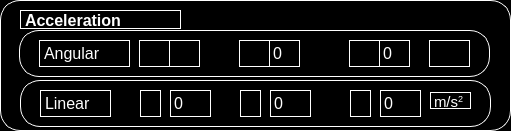
     <widget class="QWidget" name="widget_15" native="true">
      <property name="geometry">
       <rect>
        <x>10</x>
        <y>90</y>
        <width>511</width>
        <height>131</height>
       </rect>
      </property>
      <property name="styleSheet">
       <string notr="true">background-color:rgb(0, 0, 0);
border-color: rgb(243, 243, 243);
border-radius: 20px ;
border-width: 5rem;
border: 1px solid  rgb(255, 255, 255);</string>
      </property>
      <widget class="QLabel" name="label_14">
       <property name="geometry">
        <rect>
         <x>20</x>
         <y>10</y>
         <width>161</width>
         <height>21</height>
        </rect>
       </property>
       <property name="styleSheet">
        <string notr="true">border: 1rem solid black;
font-family: 'Courier New';
font-style: normal;
font-weight: 700;
font-size: 16px;
line-height: 18px;
color: #F6F7FA;
margin-bottom: 2px;
padding-right:2px;
</string>
       </property>
       <property name="text">
        <string>&lt;html&gt;&lt;head/&gt;&lt;body&gt;&lt;p&gt;&lt;span style=&quot; font-size:12pt; font-weight:600; color:#ffffff;&quot;&gt;Acceleration&lt;/span&gt;&lt;/p&gt;&lt;/body&gt;&lt;/html&gt;</string>
       </property>
      </widget>
      <widget class="QWidget" name="widget_27" native="true">
       <property name="geometry">
        <rect>
         <x>19</x>
         <y>30</y>
         <width>471</width>
         <height>51</height>
        </rect>
       </property>
       <property name="styleSheet">
        <string notr="true">margin-bottom: 4px;</string>
       </property>
       <widget class="QLabel" name="label_94">
        <property name="geometry">
         <rect>
          <x>20</x>
          <y>10</y>
          <width>91</width>
          <height>31</height>
         </rect>
        </property>
        <property name="styleSheet">
         <string notr="true">border: 1rem solid black;
font-family: 'Courier New';
font-style: normal;
font-weight: 400;
font-size: 16px;
line-height: 18px;
color: #F6F7FA;</string>
        </property>
        <property name="text">
         <string>&lt;html&gt;&lt;head/&gt;&lt;body&gt;&lt;p&gt;&lt;span style=&quot; font-size:12pt; color:#ffffff;&quot;&gt;Angular&lt;/span&gt;&lt;/p&gt;&lt;/body&gt;&lt;/html&gt;</string>
        </property>
       </widget>
       <widget class="QLabel" name="label_96">
        <property name="geometry">
         <rect>
          <x>150</x>
          <y>10</y>
          <width>31</width>
          <height>31</height>
         </rect>
        </property>
        <property name="styleSheet">
         <string notr="true">border: 1rem solid black;</string>
        </property>
        <property name="text">
         <string>&lt;html&gt;&lt;head/&gt;&lt;body&gt;&lt;p&gt;&lt;span style=&quot; font-size:12pt;&quot;&gt;0&lt;/span&gt;&lt;/p&gt;&lt;/body&gt;&lt;/html&gt;</string>
        </property>
       </widget>
       <widget class="QLabel" name="label_98">
        <property name="geometry">
         <rect>
          <x>410</x>
          <y>10</y>
          <width>41</width>
          <height>31</height>
         </rect>
        </property>
        <property name="styleSheet">
         <string notr="true">border: 1rem solid black;</string>
        </property>
        <property name="text">
         <string>&lt;html&gt;&lt;head/&gt;&lt;body&gt;&lt;p&gt;rad/s&lt;span style=&quot; vertical-align:super;&quot;&gt;2&lt;/span&gt;&lt;/p&gt;&lt;/body&gt;&lt;/html&gt;</string>
        </property>
       </widget>
       <widget class="QLabel" name="label_108">
        <property name="geometry">
         <rect>
          <x>250</x>
          <y>10</y>
          <width>31</width>
          <height>31</height>
         </rect>
        </property>
        <property name="styleSheet">
         <string notr="true">border: 1rem solid black;</string>
        </property>
        <property name="text">
         <string>&lt;html&gt;&lt;head/&gt;&lt;body&gt;&lt;p&gt;&lt;span style=&quot; font-size:12pt; color:#ffffff;&quot;&gt;0&lt;/span&gt;&lt;/p&gt;&lt;/body&gt;&lt;/html&gt;</string>
        </property>
       </widget>
       <widget class="QLabel" name="label_121">
        <property name="geometry">
         <rect>
          <x>360</x>
          <y>10</y>
          <width>31</width>
          <height>31</height>
         </rect>
        </property>
        <property name="styleSheet">
         <string notr="true">border: 1rem solid black;</string>
        </property>
        <property name="text">
         <string>&lt;html&gt;&lt;head/&gt;&lt;body&gt;&lt;p&gt;&lt;span style=&quot; font-size:12pt; color:#ffffff;&quot;&gt;0&lt;/span&gt;&lt;/p&gt;&lt;/body&gt;&lt;/html&gt;</string>
        </property>
       </widget>
       <widget class="QLabel" name="label_122">
        <property name="geometry">
         <rect>
          <x>330</x>
          <y>10</y>
          <width>31</width>
          <height>31</height>
         </rect>
        </property>
        <property name="styleSheet">
         <string notr="true">border: 1rem solid black;</string>
        </property>
        <property name="text">
         <string>&lt;html&gt;&lt;head/&gt;&lt;body&gt;&lt;p&gt;&lt;span style=&quot; font-size:12pt;&quot;&gt;Z=&lt;/span&gt;&lt;/p&gt;&lt;/body&gt;&lt;/html&gt;</string>
        </property>
       </widget>
       <widget class="QLabel" name="label_119">
        <property name="geometry">
         <rect>
          <x>220</x>
          <y>10</y>
          <width>31</width>
          <height>31</height>
         </rect>
        </property>
        <property name="styleSheet">
         <string notr="true">border: 1rem solid black;</string>
        </property>
        <property name="text">
         <string>&lt;html&gt;&lt;head/&gt;&lt;body&gt;&lt;p&gt;&lt;span style=&quot; font-size:12pt;&quot;&gt;Y=&lt;/span&gt;&lt;/p&gt;&lt;/body&gt;&lt;/html&gt;</string>
        </property>
       </widget>
       <widget class="QLabel" name="label_120">
        <property name="geometry">
         <rect>
          <x>120</x>
          <y>10</y>
          <width>31</width>
          <height>31</height>
         </rect>
        </property>
        <property name="styleSheet">
         <string notr="true">border: 1rem solid black;</string>
        </property>
        <property name="text">
         <string>&lt;html&gt;&lt;head/&gt;&lt;body&gt;&lt;p&gt;&lt;span style=&quot; font-size:12pt;&quot;&gt;X=&lt;/span&gt;&lt;/p&gt;&lt;/body&gt;&lt;/html&gt;</string>
        </property>
       </widget>
      </widget>
      <widget class="QWidget" name="widget_28" native="true">
       <property name="geometry">
        <rect>
         <x>20</x>
         <y>80</y>
         <width>471</width>
         <height>51</height>
        </rect>
       </property>
       <property name="styleSheet">
        <string notr="true">margin-bottom: 4px;</string>
       </property>
       <widget class="QLabel" name="label_95">
        <property name="geometry">
         <rect>
          <x>20</x>
          <y>10</y>
          <width>71</width>
          <height>31</height>
         </rect>
        </property>
        <property name="styleSheet">
         <string notr="true">border: 1rem solid black;
font-family: 'Courier New';
font-style: normal;
font-weight: 400;
font-size: 16px;
line-height: 18px;
color: #F6F7FA;</string>
        </property>
        <property name="text">
         <string>&lt;html&gt;&lt;head/&gt;&lt;body&gt;&lt;p&gt;&lt;span style=&quot; font-size:12pt; color:#ffffff;&quot;&gt;Linear&lt;/span&gt;&lt;/p&gt;&lt;/body&gt;&lt;/html&gt;</string>
        </property>
       </widget>
       <widget class="QLabel" name="label_97">
        <property name="geometry">
         <rect>
          <x>150</x>
          <y>10</y>
          <width>41</width>
          <height>31</height>
         </rect>
        </property>
        <property name="styleSheet">
         <string notr="true">border: 1rem solid black;</string>
        </property>
        <property name="text">
         <string>&lt;html&gt;&lt;head/&gt;&lt;body&gt;&lt;p&gt;&lt;span style=&quot; font-size:12pt; color:#ffffff;&quot;&gt;0&lt;/span&gt;&lt;/p&gt;&lt;/body&gt;&lt;/html&gt;</string>
        </property>
       </widget>
       <widget class="QLabel" name="label_99">
        <property name="geometry">
         <rect>
          <x>410</x>
          <y>10</y>
          <width>41</width>
          <height>31</height>
         </rect>
        </property>
        <property name="styleSheet">
         <string notr="true">margin-top:2px;
margin-bottom:12px;
border: 1rem solid black;</string>
        </property>
        <property name="text">
         <string>&lt;html&gt;&lt;head/&gt;&lt;body&gt;&lt;p&gt;&lt;span style=&quot; font-size:11pt; color:#ffffff;&quot;&gt;m/s&lt;/span&gt;&lt;span style=&quot; font-size:11pt; color:#ffffff; vertical-align:super;&quot;&gt;2&lt;/span&gt;&lt;/p&gt;&lt;/body&gt;&lt;/html&gt;</string>
        </property>
       </widget>
       <widget class="QLabel" name="label_123">
        <property name="geometry">
         <rect>
          <x>250</x>
          <y>10</y>
          <width>41</width>
          <height>31</height>
         </rect>
        </property>
        <property name="styleSheet">
         <string notr="true">border: 1rem solid black;</string>
        </property>
        <property name="text">
         <string>&lt;html&gt;&lt;head/&gt;&lt;body&gt;&lt;p&gt;&lt;span style=&quot; font-size:12pt; color:#ffffff;&quot;&gt;0&lt;/span&gt;&lt;/p&gt;&lt;/body&gt;&lt;/html&gt;</string>
        </property>
       </widget>
       <widget class="QLabel" name="label_124">
        <property name="geometry">
         <rect>
          <x>360</x>
          <y>10</y>
          <width>41</width>
          <height>31</height>
         </rect>
        </property>
        <property name="styleSheet">
         <string notr="true">border: 1rem solid black;</string>
        </property>
        <property name="text">
         <string>&lt;html&gt;&lt;head/&gt;&lt;body&gt;&lt;p&gt;&lt;span style=&quot; font-size:12pt; color:#ffffff;&quot;&gt;0&lt;/span&gt;&lt;/p&gt;&lt;/body&gt;&lt;/html&gt;</string>
        </property>
       </widget>
       <widget class="QLabel" name="label_125">
        <property name="geometry">
         <rect>
          <x>120</x>
          <y>10</y>
          <width>21</width>
          <height>31</height>
         </rect>
        </property>
        <property name="styleSheet">
         <string notr="true">border: 1rem solid black;</string>
        </property>
        <property name="text">
         <string>&lt;html&gt;&lt;head/&gt;&lt;body&gt;&lt;p&gt;&lt;span style=&quot; font-size:12pt;&quot;&gt;X=&lt;/span&gt;&lt;/p&gt;&lt;/body&gt;&lt;/html&gt;</string>
        </property>
       </widget>
       <widget class="QLabel" name="label_126">
        <property name="geometry">
         <rect>
          <x>220</x>
          <y>10</y>
          <width>21</width>
          <height>31</height>
         </rect>
        </property>
        <property name="styleSheet">
         <string notr="true">border: 1rem solid black;</string>
        </property>
        <property name="text">
         <string>&lt;html&gt;&lt;head/&gt;&lt;body&gt;&lt;p&gt;&lt;span style=&quot; font-size:12pt;&quot;&gt;Y=&lt;/span&gt;&lt;/p&gt;&lt;/body&gt;&lt;/html&gt;</string>
        </property>
       </widget>
       <widget class="QLabel" name="label_127">
        <property name="geometry">
         <rect>
          <x>330</x>
          <y>10</y>
          <width>21</width>
          <height>31</height>
         </rect>
        </property>
        <property name="styleSheet">
         <string notr="true">border: 1rem solid black;</string>
        </property>
        <property name="text">
         <string>&lt;html&gt;&lt;head/&gt;&lt;body&gt;&lt;p&gt;&lt;span style=&quot; font-size:12pt;&quot;&gt;Z=&lt;/span&gt;&lt;/p&gt;&lt;/body&gt;&lt;/html&gt;</string>
        </property>
       </widget>
      </widget>
     </widget>
